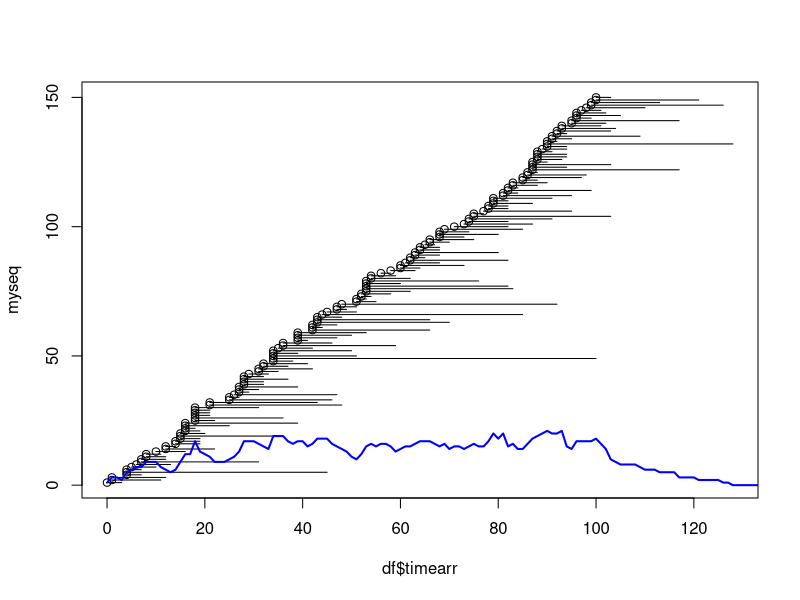

The R source for this figure:


# patient flow modelling
# rep("a",15)
# 
# n<-15
# # time arrived
# timearr = rexp(n, 1) 
# 
# # time in ED
# timeinED = rexp(n, 1) +2
# 
# # time released from ED
# timeout<-timearr+timeinED
# 
# myseq<-1:n
# plot(timearr,myseq,xlim = c(0,max(timeout)))
# 
# arrows(timearr,myseq,timeout,myseq,code = 3)

# try again using geometric dist
#hist(rgeom(1000,1/5),20)

n<-150
meantime<-10
# time arrived
timearr = rgeom(n, 1/meantime) 
timearr = round(runif(n, 0,100) )

# time in ED
timeinED = rgeom(n, 1/meantime) +2

# time released from ED
timeout<-timearr+timeinED

#combine to df
df<-as.data.frame(cbind(timearr,timeinED,timeout))
colnames(df)<-c('timearr','timeinED','timeout')
#sort it
df<-df[order(timearr),]

# needs ward admission?
df$needsward<-rbinom(n,1,0.5)
myseq<-1:n
plot(df$timearr,myseq,xlim = c(0,max(timeout)))

segments(df$timearr,myseq,df$timeout,myseq)

# create time vec 
timevec<-as.data.frame(seq(0,150))
colnames(timevec)<-c("timevec")

#summarise the timearr and timeout
tadf<-as.data.frame(table(timearr))
todf<-as.data.frame(table(timeout))

#merge
df2<-merge(timevec,tadf,by.x = "timevec",by.y="timearr", all.x = TRUE)
colnames(df2)[2]<-"number.in"

df3<-merge(df2,todf,by.x = "timevec",by.y="timeout", all.x = TRUE)
colnames(df3)[3]<-"number.out"

#set all NAs to 0
df3[is.na(df3)]<-0

df3$netnumber<-cumsum(df3$number.in)-cumsum(df3$number.out)

lines(df3$timevec,df3$netnumber,type = 'l', col='blue',lwd=2)

